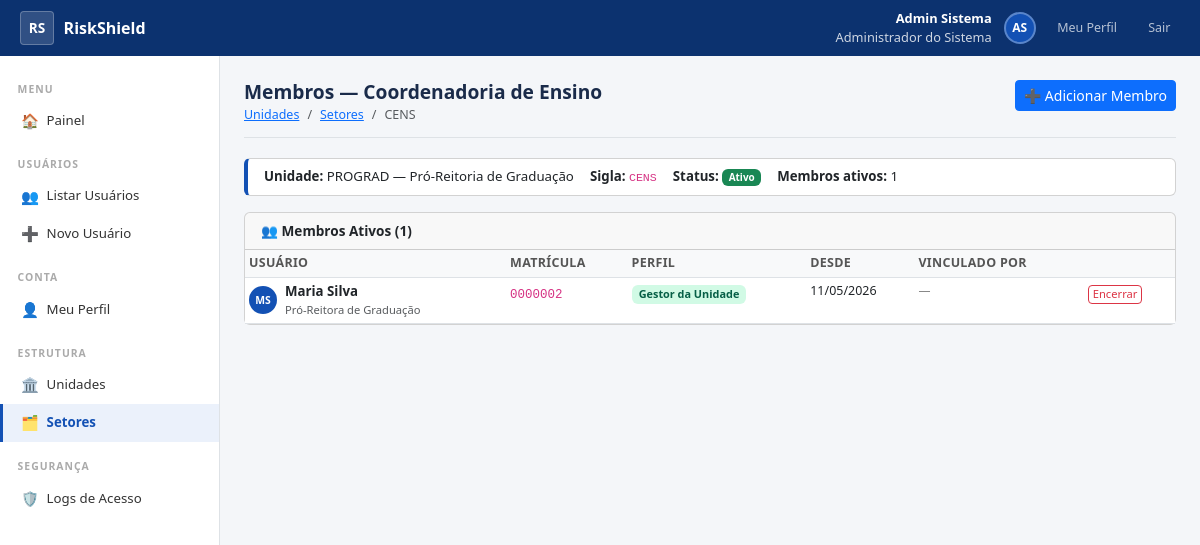
Page /setores/4/vinculos/ (signed in) on the earlier database version.
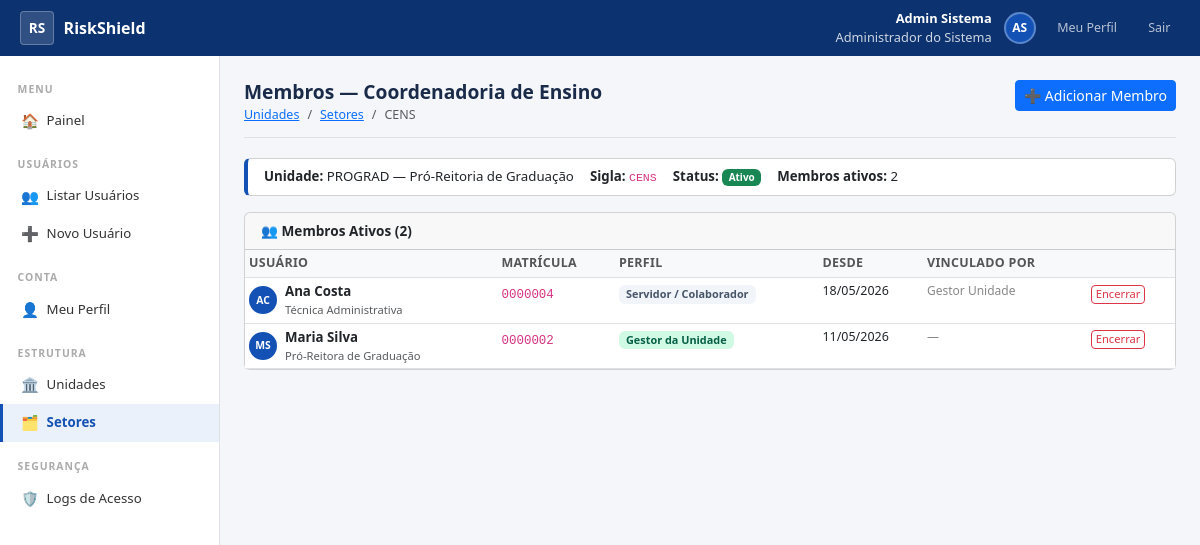
Same page on the later database version.
### accounts/models.py (models this page shows, shortened)
class Usuario(AbstractBaseUser, PermissionsMixin):
    primeiro_nome = models.CharField('Primeiro Nome', max_length=80)
    sobrenome     = models.CharField('Sobrenome',     max_length=100)
    matricula     = models.CharField('Matrícula',     max_length=20, unique=True, db_index=True)
    email         = models.EmailField('E-mail Institucional', unique=True, db_index=True)
    foto          = models.ImageField('Foto', upload_to='fotos/', blank=True, null=True)
    telefone      = models.CharField('Telefone Institucional', max_length=20, blank=True)
    cargo         = models.CharField('Cargo / Função',         max_length=120, blank=True)
    perfil = models.CharField(
        'Perfil',
        max_length=20,
        choices=Perfil.choices,
        default=Perfil.SERVIDOR,
        db_index=True,
    )
    ativo           = models.BooleanField('Ativo', default=True, db_index=True)
    conta_ativada   = models.BooleanField('Conta Ativada', default=False)
    is_staff        = models.BooleanField('Acesso Admin Django', default=False)
    criado_em       = models.DateTimeField('Criado em',    auto_now_add=True)
    atualizado_em   = models.DateTimeField('Atualizado em', auto_now=True)
    deleted_at      = models.DateTimeField('Excluído em',  null=True, blank=True, db_index=True)
    criado_por      = models.ForeignKey(
        'self', on_delete=models.SET_NULL,
        null=True, blank=True,
        related_name='usuarios_criados',
        verbose_name='Criado por',
    )
    ultimo_login_ip = models.GenericIPAddressField('IP do Último Login', null=True, blank=True)
    history = HistoricalRecords(
        history_change_reason_field=models.TextField(null=True),
        excluded_fields=['last_login', 'ultimo_login_ip'],
    )
    objects = UsuarioManager()
    USERNAME_FIELD  = 'matricula'
    REQUIRED_FIELDS = ['email', 'primeiro_nome', 'sobrenome']
    class Meta:
        verbose_name         = 'Usuário'
        verbose_name_plural  = 'Usuários'
        ordering             = ['primeiro_nome', 'sobrenome']
    def get_nome_completo(self):
        return f'{self.primeiro_nome} {self.sobrenome}'.strip()
    def get_iniciais(self):
        partes = self.get_nome_completo().split()
        if len(partes) >= 2:
            return f'{partes[0][0]}{partes[-1][0]}'.upper()
        return self.matricula[:2].upper()
    @property
    def is_admin(self):
        return self.perfil == Perfil.ADMIN
    @property
    def is_gestor_unidade(self):
        return self.perfil == Perfil.GESTOR_UNIDADE
    @property
    def is_gestor_setor(self):
        return self.perfil == Perfil.GESTOR_SETOR
    @property
    def pode_criar_usuario(self):
        return self.perfil in (Perfil.ADMIN, Perfil.GESTOR_UNIDADE)
    @property
    def pode_gerenciar_usuarios(self):
        return self.perfil in (Perfil.ADMIN, Perfil.GESTOR_UNIDADE, Perfil.GESTOR_SETOR)
    @property
    def pode_ver_logs(self):
        return self.perfil == Perfil.ADMIN

### organizacional/models.py (models this page shows, shortened)
class Setor(models.Model):
    unidade    = models.ForeignKey(Unidade, on_delete=models.PROTECT, related_name='setores')
    nome       = models.CharField('Nome', max_length=200)
    sigla      = models.CharField('Sigla', max_length=20, blank=True)
    ativo      = models.BooleanField('Ativo', default=True)
    deleted_at = models.DateTimeField('Excluído em', null=True, blank=True)
    criado_em  = models.DateTimeField('Criado em', auto_now_add=True)
    history    = HistoricalRecords()
    class Meta:
        verbose_name         = 'Setor / Subunidade'
        verbose_name_plural  = 'Setores / Subunidades'
        ordering             = ['unidade__nome', 'nome']

class Unidade(models.Model):
    TIPO_CHOICES = [
        ('REITORIA',     'Reitoria'),
        ('PRO_REITORIA', 'Pró-Reitoria'),
        ('CENTRO',       'Centro de Ensino'),
        ('ORGAO',        'Órgão Suplementar'),
        ('CAMPUS',       'Campus'),
    ]
    nome       = models.CharField('Nome', max_length=200)
    sigla      = models.CharField('Sigla', max_length=20, blank=True)
    tipo       = models.CharField('Tipo', max_length=20, choices=TIPO_CHOICES)
    ativo      = models.BooleanField('Ativo', default=True)
    deleted_at = models.DateTimeField('Excluído em', null=True, blank=True)
    criado_em  = models.DateTimeField('Criado em', auto_now_add=True)
    history    = HistoricalRecords()
    class Meta:
        verbose_name         = 'Unidade'
        verbose_name_plural  = 'Unidades'
        ordering             = ['nome']
    def __str__(self):
        return f'{self.sigla} — {self.nome}' if self.sigla else self.nome

class UsuarioSetor(models.Model):
    usuario     = models.ForeignKey(
        settings.AUTH_USER_MODEL,
        on_delete=models.PROTECT,
        related_name='usuario_setores',
        verbose_name='Usuário',
    )
    setor       = models.ForeignKey(
        Setor,
        on_delete=models.PROTECT,
        related_name='membros',
        verbose_name='Setor',
    )
    data_inicio = models.DateField('Data de Início', default=timezone.localdate)
    data_fim    = models.DateField('Data de Fim', null=True, blank=True)
    ativo       = models.BooleanField('Ativo', default=True, db_index=True)
    criado_por  = models.ForeignKey(
        settings.AUTH_USER_MODEL,
        on_delete=models.SET_NULL,
        null=True, blank=True,
        related_name='vinculos_criados',
        verbose_name='Criado por',
    )
    criado_em   = models.DateTimeField('Criado em', auto_now_add=True)
    history     = HistoricalRecords()
    class Meta:
        verbose_name         = 'Vínculo Usuário–Setor'
        verbose_name_plural  = 'Vínculos Usuário–Setor'
        ordering             = ['-ativo', '-data_inicio']

### organizacional/views.py (the view)
# urls.py: path('setores/<int:pk>/vinculos/',   views.vinculos_setor,  name='vinculos_setor'),
@requer_pode_criar_usuario
def vinculos_setor(request, pk):
    setor   = get_object_or_404(Setor, pk=pk)
    ativos  = UsuarioSetor.objects.filter(setor=setor, ativo=True).select_related('usuario', 'criado_por')
    hist    = UsuarioSetor.objects.filter(setor=setor, ativo=False).select_related('usuario').order_by('-data_fim')
    return render(request, 'organizacional/vinculos_setor.html', {
        'setor':  setor,
        'ativos': ativos,
        'hist':   hist,
    })

### accounts/managers.py (called while the page is built)
    def get_queryset(self):
        return super().get_queryset().filter(deleted_at__isnull=True)

### templates/organizacional/vinculos_setor.html (shortened to what this page needs)
{% extends 'base_sistema.html' %}
{% block content %}
<div class="page-header d-flex justify-content-between align-items-start">
  <div>
    <h1>Membros — {{ setor.nome }}</h1>
    <ol class="breadcrumb mb-0">
      <li class="breadcrumb-item"><a href="{% url 'lista_unidades' %}">Unidades</a></li>
      <li class="breadcrumb-item"><a href="{% url 'lista_setores' %}?unidade={{ setor.unidade_id }}">Setores</a></li>
      <li class="breadcrumb-item active">{{ setor.sigla|default:setor.nome }}</li>
    </ol>
  </div>
  <a href="{% url 'adicionar_vinculo' setor.pk %}" class="btn btn-primary btn-sm">
    ➕ Adicionar Membro
  </a>
</div>
<div class="card mb-3" style="border-left:4px solid #1351B4;">
  <div class="card-body py-2 px-3">
    <div class="d-flex gap-3 flex-wrap" style="font-size:.83rem;">
      <span><strong>Unidade:</strong> {{ setor.unidade }}</span>
      {% if setor.sigla %}<span><strong>Sigla:</strong> <code>{{ setor.sigla }}</code></span>{% endif %}
      <span><strong>Status:</strong>
        {% if setor.ativo %}<span class="badge bg-success">Ativo</span>
        {% else %}<span class="badge bg-secondary">Inativo</span>{% endif %}
      </span>
      <span><strong>Membros ativos:</strong> {{ ativos.count }}</span>
    </div>
  </div>
</div>
<div class="card mb-3">
  <div class="card-header py-2 d-flex justify-content-between align-items-center">
    <strong style="font-size:.85rem;">👥 Membros Ativos ({{ ativos.count }})</strong>
  </div>
  <div class="card-body p-0">
    {% if ativos %}
    <table class="table table-hover table-sm mb-0 table-gov">
      <thead>
        <tr><th>Usuário</th><th>Matrícula</th><th>Perfil</th><th>Desde</th><th>Vinculado por</th><th></th></tr>
      </thead>
      <tbody>
        {% for v in ativos %}
        <tr>
          <td>
            <div class="d-flex align-items-center gap-2">
              <div style="width:28px;height:28px;border-radius:50%;background:#1351B4;display:flex;align-items:center;justify-content:center;color:#fff;font-size:.65rem;font-weight:700;flex-shrink:0;">
                {{ v.usuario.get_iniciais }}
              </div>
              <div>
                <div style="font-weight:600;font-size:.83rem;">{{ v.usuario.get_nome_completo }}</div>
                {% if v.usuario.cargo %}
                <div class="text-muted" style="font-size:.7rem;">{{ v.usuario.cargo }}</div>
                {% endif %}
              </div>
            </div>
          </td>
          <td><code style="font-size:.78rem;">{{ v.usuario.matricula }}</code></td>
          <td>
            <span class="badge badge-{% if v.usuario.is_admin %}admin{% elif v.usuario.is_gestor_unidade %}gu{% elif v.usuario.is_gestor_setor %}gs{% else %}serv{% endif %}" style="font-size:.68rem;">
              {{ v.usuario.get_perfil_display }}
            </span>
          </td>
          <td style="font-size:.78rem;">{{ v.data_inicio|date:"d/m/Y" }}</td>
          <td style="font-size:.75rem; color:#888;">
            {{ v.criado_por.get_nome_completo|default:"—" }}
          </td>
          <td>
            <form method="post" action="{% url 'encerrar_vinculo' v.pk %}"
                  onsubmit="return confirm('Encerrar vínculo de {{ v.usuario.primeiro_nome }}?\nO histórico será preservado.');">
              <button class="btn btn-outline-danger btn-sm py-0 px-1" style="font-size:.7rem;">
                Encerrar
              </button>
            </form>
          </td>
        </tr>
        {% endfor %}
      </tbody>
    </table>
    {% else %}
    <div class="text-center text-muted py-3" style="font-size:.85rem;">
      Nenhum membro ativo.
      <a href="{% url 'adicionar_vinculo' setor.pk %}">Adicionar →</a>
    </div>
    {% endif %}
  </div>
</div>
{% endblock %}

### templates/base_sistema.html (shortened to what this page needs)
{% load static %}
<!DOCTYPE html>
<html lang="pt-BR">
<head>
  <link href="https://cdn.jsdelivr.net/npm/bootstrap@5.3.0/dist/css/bootstrap.min.css" rel="stylesheet">
  <link rel="stylesheet" href="{% static 'css/styles_sistema.css' %}">
</head>
<body>
<div class="topbar">
  <a href="{% url 'painel' %}" class="topbar-brand">
    <div class="topbar-logo">RS</div>
    RiskShield
  </a>
  <div class="topbar-right">
    <div class="topbar-user text-end">
      <strong>{{ request.user.primeiro_nome }} {{ request.user.sobrenome }}</strong>
      {{ request.user.get_perfil_display }}
    </div>
    <div class="topbar-avatar">
      {% if request.user.foto %}<img src="{{ request.user.foto.url }}" alt="">
      {% else %}{{ request.user.get_iniciais }}{% endif %}
    </div>
    <a href="{% url 'meu_perfil' %}" class="topbar-btn">Meu Perfil</a>
    <a href="{% url 'logout' %}" class="topbar-btn">Sair</a>
  </div>
</div>
<div class="app-body">
  <nav class="sidebar">
    <div class="sidebar-section-title">Menu</div>
    <a href="{% url 'painel' %}" class="sidebar-link {% if request.resolver_match.url_name == 'painel' %}active{% endif %}">
      <span class="sidebar-icon">🏠</span> Painel
    </a>
    {% if request.user.pode_gerenciar_usuarios %}
    <div class="sidebar-section-title" style="margin-top:.5rem;">Usuários</div>
    <a href="{% url 'lista_usuarios' %}" class="sidebar-link {% if request.resolver_match.url_name == 'lista_usuarios' %}active{% endif %}">
      <span class="sidebar-icon">👥</span> Listar Usuários
    </a>
    {% if request.user.pode_criar_usuario %}
    <a href="{% url 'cadastro_usuario' %}" class="sidebar-link {% if request.resolver_match.url_name == 'cadastro_usuario' %}active{% endif %}">
      <span class="sidebar-icon">➕</span> Novo Usuário
    </a>
    {% endif %}
    {% endif %}
    <div class="sidebar-section-title" style="margin-top:.5rem;">Conta</div>
    <a href="{% url 'meu_perfil' %}" class="sidebar-link {% if request.resolver_match.url_name == 'meu_perfil' %}active{% endif %}">
      <span class="sidebar-icon">👤</span> Meu Perfil
    </a>
    {% if request.user.pode_criar_usuario %}
    <div class="sidebar-section-title" style="margin-top:.5rem;">Estrutura</div>
    <a href="{% url 'lista_unidades' %}" class="sidebar-link {% if 'unidade' in request.resolver_match.url_name %}active{% endif %}">
      <span class="sidebar-icon">🏛️</span> Unidades
    </a>
    <a href="{% url 'lista_setores' %}" class="sidebar-link {% if 'setor' in request.resolver_match.url_name %}active{% endif %}">
      <span class="sidebar-icon">🗂️</span> Setores
    </a>
    {% endif %}
    {% if request.user.pode_ver_logs %}
    <div class="sidebar-section-title" style="margin-top:.5rem;">Segurança</div>
    <a href="{% url 'logs_acesso' %}" class="sidebar-link {% if request.resolver_match.url_name == 'logs_acesso' %}active{% endif %}">
      <span class="sidebar-icon">🛡️</span> Logs de Acesso
    </a>
    {% endif %}
  </nav>
  <div class="main-area">
    {% block content %}{% endblock %}
  </div>
</div>
</body>
</html>

### static/css/styles_sistema.css (style rules this page uses)
:root { --gov-blue: #1351B4; --gov-dark: #0C326F; }
body { background: #f4f6f9; font-size: .9rem; }
.topbar { background: var(--gov-dark); height: 56px; display: flex; align-items: center; padding: 0 1.25rem; position: sticky; top: 0; z-index: 1000; }
.topbar-brand { color: #fff; font-weight: 700; font-size: 1rem; text-decoration: none; display: flex; align-items: center; gap: .6rem; }
.topbar-logo { width: 34px; height: 34px; background: rgba(255, 255, 255, .15); border: 1px solid rgba(255, 255, 255, .25); border-radius: 4px; display: flex; align-items: center; justify-content: center; font-weight: 800; font-size: .85rem; color: #fff; }
.topbar-right { margin-left: auto; display: flex; align-items: center; gap: .75rem; }
.topbar-user { color: rgba(255, 255, 255, .8); font-size: .8rem; }
.topbar-user strong { color: #fff; display: block; }
.topbar-avatar { width: 32px; height: 32px; border-radius: 50%; background: var(--gov-blue); border: 2px solid rgba(255, 255, 255, .3); display: flex; align-items: center; justify-content: center; color: #fff; font-weight: 700; font-size: .75rem; overflow: hidden; flex-shrink: 0; }
.topbar-btn { color: rgba(255, 255, 255, .7); text-decoration: none; font-size: .78rem; padding: .3rem .6rem; border-radius: 3px; transition: background .15s; }
.sidebar { width: 220px; background: #fff; border-right: 1px solid #dee2e6; min-height: calc(100vh - 56px); padding: 1rem 0; flex-shrink: 0; }
.sidebar-section-title { font-size: .65rem; font-weight: 700; color: #aaa; letter-spacing: 1px; text-transform: uppercase; padding: .6rem 1.1rem .3rem; }
.sidebar-link { display: flex; align-items: center; gap: .5rem; padding: .5rem 1.1rem; color: #333; text-decoration: none; font-size: .83rem; border-left: 3px solid transparent; transition: all .15s; }
.sidebar-link.active { background: #ebf1fb; color: var(--gov-blue); font-weight: 600; border-left-color: var(--gov-blue); }
.sidebar-icon { width: 18px; text-align: center; font-size: .9rem; }
.app-body { display: flex; min-height: calc(100vh - 56px); }
.main-area { flex: 1; padding: 1.5rem; overflow: hidden; }
.page-header { margin-bottom: 1.25rem; padding-bottom: .75rem; border-bottom: 1px solid #dee2e6; }
.page-header h1 { font-size: 1.2rem; font-weight: 700; color: #1a2b4a; margin: 0; }
.page-header .breadcrumb { font-size: .78rem; margin: .2rem 0 0; }
.badge-gu { background: #d1fae5; color: #065f46; }
.badge-serv { background: #f1f5f9; color: #475569; }
.table-gov th { background: #f8f9fa; font-size: .78rem; font-weight: 700; text-transform: uppercase; letter-spacing: .3px; color: #555; }

Differences in the rows shown:
added UsuarioSetor: usuario.get_iniciais "AC", usuario.get_nome_completo "Ana Costa", usuario.cargo "Técnica Administrativa", usuario.matricula "0000004", usuario.perfil "Servidor / Colaborador", data_inicio "18/05/2026", criado_por.get_nome_completo "Gestor Unidade"
Other differences:
{{ ativos.count }}: "1" → "2"
